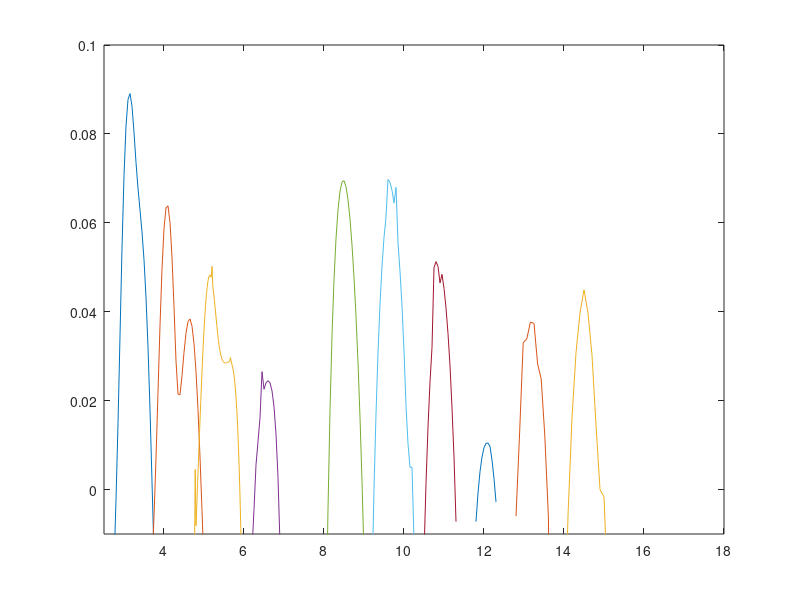

This chart was generated by the following MATLAB code: (Note: this script raises an error after producing the figure.)
clear
clc

gama3=[-0.06994561059407199, -0.060698599846951085, -0.051058692181152596, -0.0407837582314152, -0.02957747477526122, -0.016974783681563896, -0.002376739143986987, 0.014859469585298664, 0.034554300425523696, 0.0543014147944997, 0.07060615979214734, 0.08176520386649928, 0.08775479252802922, 0.08906275891308235, 0.08624065558722493, 0.08033398561380038, 0.07357179526565029, 0.06777032552629751, 0.06289734523939004, 0.05793543977871491, 0.05168534830745714, 0.043252895329889095, 0.03205680523979923, 0.017954835828480512, 0.0017485545064076168, -0.014554509930350361, -0.029211123222380102, -0.041765055719930354, -0.05251520326655868, -0.061887021829147564, -0.07023373782476831];
x3=2.5:0.05:4;

gama4=[-0.04870266440003806, -0.042091525304403604, -0.034841708557511994, -0.02667970097166223, -0.017244720280198737, -0.00611661834184137, 0.007023493220782689, 0.021881682346492883, 0.036886859228088424, 0.04968139042284665, 0.05867378140561019, 0.06337137131148322, 0.06380353264068366, 0.06006910630281006, 0.05231206258275174, 0.0411089458888753, 0.028928338000995875, 0.021467510112193697, 0.021352511803065913, 0.02562120239266412, 0.030857306005996166, 0.03518635165596507, 0.03779964949190428, 0.03837406861197426, 0.03675461932410682, 0.03283945937735074, 0.026566065991967883, 0.01797966297499224, 0.00735091322658344, -0.004736265829423719, -0.017543972938877123];
x4=3.5:0.05:5;

gama5=[-0.06347161809504344, -0.06112849130688398, -0.05859650094623717, -0.05585847324561254, -0.05290157629273029, -0.04971920724100099, -0.04631193510718154, -0.04268724832588615, -0.03886225339662856, -0.03485680143108526, -0.03069242844072728, -0.02639011243456941, -0.021968594673486174, -0.01744449550275301, 0.00451754930023054, -0.008153274764667916, -0.003419046377924848, 0.0013468436102377634, 0.0061167116872388036, 0.010854778812063677, 0.015517382536148087, 0.02005332152043752, 0.024408111743836964, 0.0285248996027838, 0.03234889424606862, 0.035830443415249436, 0.03893010050130572, 0.0416140578777, 0.043856592498686134, 0.04564298588702775, 0.04696649035546365, 0.04782782402508644, 0.04823460236936192, 0.04820156986563012, 0.04775081491052942, 0.050189002944390236, 0.04572981356774581, 0.04425335333747979, 0.042550007601853485, 0.04069880627896406, 0.038788803490443974, 0.03691234850275534, 0.03515483394922926, 0.033583544241365525, 0.03223976124073647, 0.03113740829587302, 0.030268021655954564, 0.02960853174641513, 0.029129347552327923, 0.02880049171042514, 0.02859526955154161, 0.028490128355320974, 0.02846397532883219, 0.02849718829845758, 0.02856971811609994, 0.02865812453492117, 0.028733723976760345, 0.028760611152380003, 0.029693573469037636, 0.028882187904525198, 0.02807401917809046, 0.02740075747663823, 0.0264020340871038, 0.025014006778245584, 0.02317221091028956, 0.020810724298663194, 0.01786035297287599, 0.01424595741764226, 0.009883005427272225, 0.004673259059251679, -0.0014989149246773192, -0.008768484684293148, -0.01728333903373574, -0.027170396211227875, -0.03845780494720106, -0.050881222441474014];
x5=4.5:0.02:6;

gama6=[-0.01367177929109671, -0.004500755428224715, 0.005564841312976789, 0.010799307366126687, 0.0161285175206098, 0.02651919704793768, 0.022555193868319192, 0.024021856901633436, 0.024504389390048387, 0.023982580602289333, 0.02220271788439077, 0.01863807882447377, 0.012495824552879233, 0.002690427132776431, -0.012287492598781419, -0.034119155967617325, -0.06155314938638297];
x6=6.2:0.05:7.0;

gama7=[-0.1398568047424739, -0.13254513351510167, -0.12380343443031451, -0.11313977747089331, -0.09976406967168684, -0.08246459067124275, -0.05965818056342784, -0.0317566072514873, -0.004385872524842155, 0.01778749874717934, 0.0346343754488186, 0.047214328692707294, 0.05643780398903725, 0.06291499470059263, 0.06706501243991445, 0.06918312527780639, 0.06948283404574902, 0.06811934229692634, 0.06520463602075707, 0.0608179767741371, 0.05499002464170389, 0.047715185000790625, 0.038933546647265546, 0.02852229487537159, 0.016282713360368992, 0.0019486865383696109, -0.014764321937860128, -0.033941507572696296, -0.05515135642126013, -0.07698906023600759, -0.09766098031406564, -0.1160424460865226, -0.13195972777748757, -0.13837811155725876, -0.1393491810034592, -0.14037921551809576, -0.14134764211858958];
x7=7.7:0.05:9.5;
%增长部分的实部7.5左右
gama8=[-0.11760695451008467, -0.09482420403820348, -0.06966622876004434, -0.044135108500436664, -0.020440359738161062, 0.00004959953298709129, 0.01703241648117113, 0.03077935123560685, 0.04171172863333946, 0.05022506844858284, 0.05667930771143549, 0.06133775749045579, 0.06972328624050259, 0.06907800658001999, 0.06731232324190367, 0.06446497748809864, 0.06797781460636375, 0.05543577313935079, 0.049075594419220395, 0.041269116833845834, 0.031142570677926834, 0.01893412136999387, 0.010294511174675799, 0.0050190122282480635, 0.005016551414222378, -0.011542608444675003, -0.03159348563243292, -0.05544631645338592, -0.08245957128908918, -0.1106341867179751, -0.1378160217196216];
x8=9:0.05:10.5;
%增长部分的实部8.5左右
gama9=[-0.16351332799520282, -0.15516054424737083, -0.14601210875470155, -0.14041935506511782, -0.12409150515452981, -0.11043522528759536, -0.09429697380626047, -0.07539869092938703, -0.05441291014839817, -0.03336978457436764, -0.014456282566710367, 0.0013513431126218956, 0.014069884066771518, 0.02414084448807733, 0.031953156943139306, 0.04989363168254632, 0.051270255450394805, 0.05018959881933298, 0.04648354977807409, 0.04841658385929765, 0.045245619963340075, 0.04083637356657549, 0.035084365335359455, 0.027842888249952267, 0.01833471902747689, 0.007305468283026958, -0.00721769536399539];
x9=10:0.05:11.3;

gama10=[-0.007210281336578392, -0.0007482872237102578, 0.0040165228757700865, 0.0073293997960681, 0.009401407692552925, 0.010405670106049363, 0.010471383766733604, 0.00970362570114306, 0.006653534413495648, 0.002438917707012354, -0.0027776128991599917];
x10=11.8:0.05:12.3;

gama11=[-0.005995402028164849, 0.012705879865753587, 0.03305309907113775, 0.033888954964261885, 0.037652794874181314, 0.037370464193281897, 0.02825227653458635, 0.024877871721990075, 0.012085202780836704, -0.006215559092805702, -0.09153948194763853];
x11=12.8:0.09:13.7;

gama12=[-0.039496452177207445, -0.005900218336785385, 0.016151323394593284, 0.0307620858595264, 0.03975759721978054, 0.044931106249890364, 0.03974928494412153, 0.03022679047738835, 0.014498899210455864, -4.306630233139242*10^-23, -0.0016443348717812922, -0.024289862512390622, -0.058426834628101214];
x12=14:0.1:15.2;

%更往后的虚部都是0

figure
plot(x3,gama3,x4,gama4,x5,gama5,x6,gama6,x7,gama7,x8,gama8,x9,gama9,x10,gama10,x11,gama11,x12,gama12)
axis([2.5 18 -0.01 0.1])
title("\theta=87 degree",FontSize=20);
xlabel("k\lambda_e",FontSize=20);
ylabel("\gamma",FontSize=20);